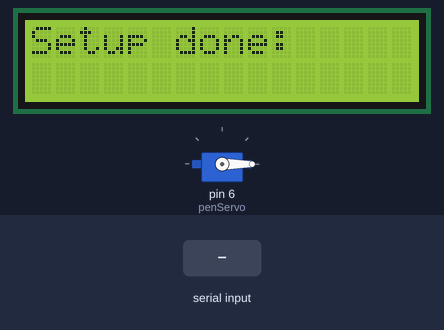
A sketch run on a simulated Arduino Uno, built with avr-gcc and run on an emulated ATmega328P. On the bench: 16×2 character LCD, servo. The test bench sets the inputs (shaded band).

Above: at 1.2 s.
1.3 s: "d" received over Serial
At 2.5 s:
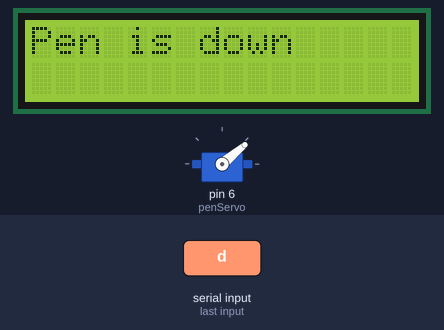
2.8 s: "u" received over Serial
At 3.7 s:
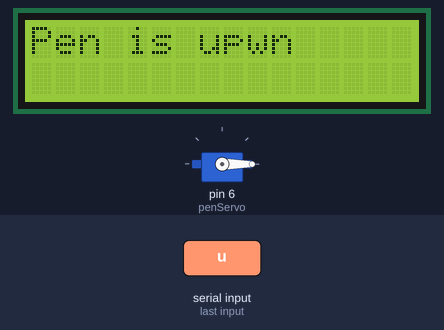
Timing chart, 0 to 5.8 s (numbered marks = the images above; inputs shaded):
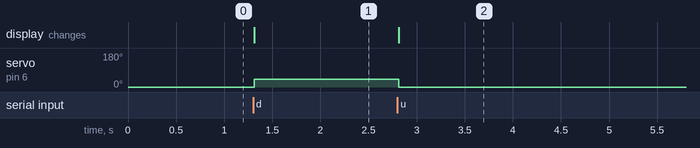

The sketch:

Servo_up_and_down_via_serial_prompt_mechanism.ino
```cpp
#include<LiquidCrystal_I2C.h>
LiquidCrystal_I2C lcd(0x3F, 2, 1, 0, 4, 5, 6, 7, 3, POSITIVE);
#include<Servo.h>

Servo penServo;


void setup() {
  lcd.begin(16, 2);
  Serial.begin(9600);
  penServo.attach(6);

  lcd.home();
  lcd.println("Setup done:");
  penServo.write(0);
}

void loop() {
 if(Serial.available() > 0)
 {
  char command = Serial.read();
  switch(command)
  {
    case 'u':
    {
      penServo.write(0);
      lcd.home();
      lcd.print("Pen is up");
      delay(100);
    }
    break;
    case 'd':
    {
      penServo.write(40);
      lcd.home();
      lcd.print("Pen is down");
      delay(100);
    }
    break;

    default:
    break;
  }
 }

}
```

Measured:
- after the input at 1.3 s, servo on pin 6 (penServo): 0° → 40° at once; the display: changes at once (image 1)
- after the input at 2.8 s, servo on pin 6 (penServo): 40° → 0° at once; the display: changes at once (image 2)
